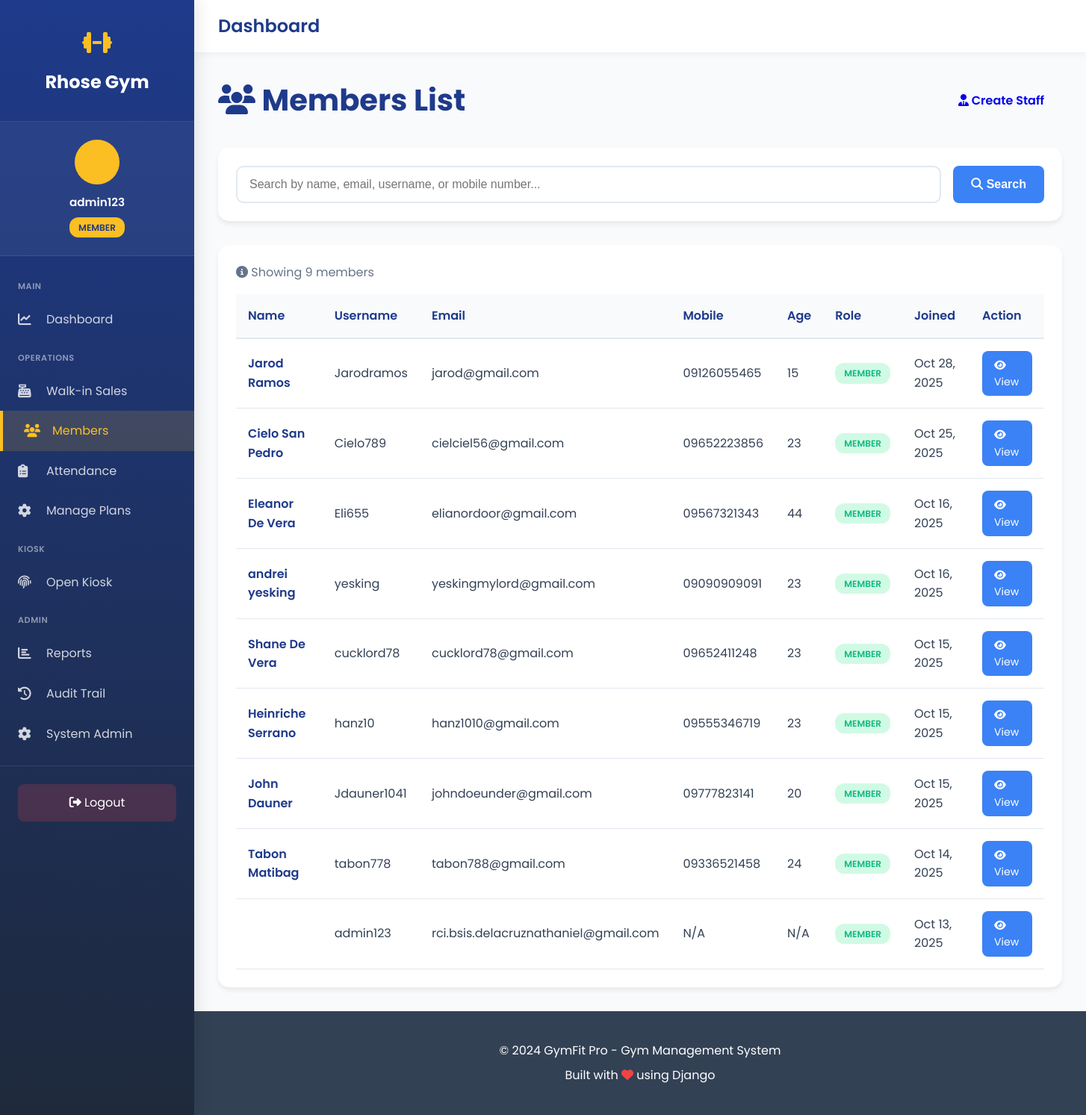
The app's page /members/ (signed in), older data.
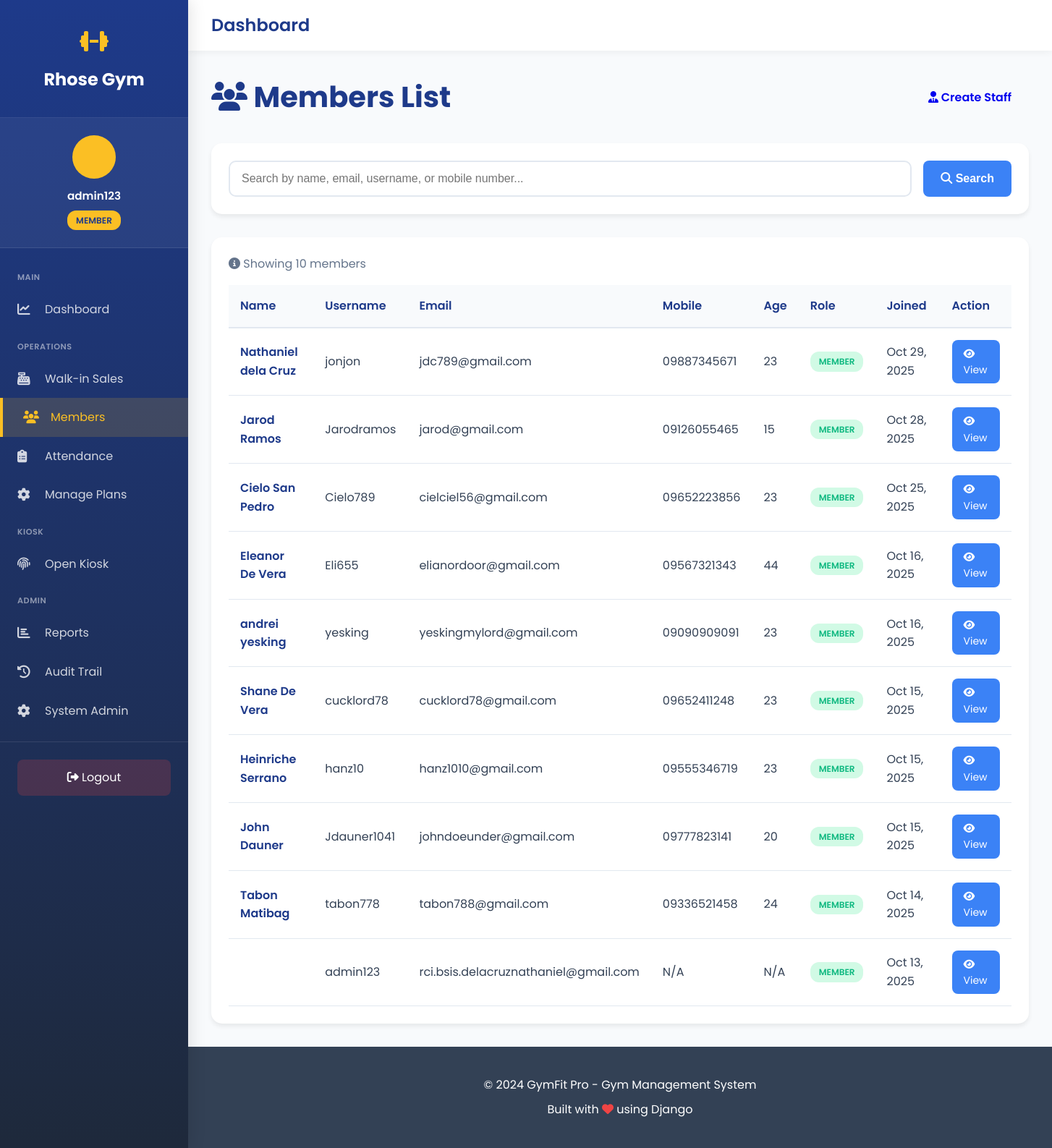
The same page, newer data.
### gym_app/models.py (models this page shows, shortened)
class User(AbstractUser):
    ROLE_CHOICES = [
        ('admin', 'Admin'),
        ('staff', 'Staff'),
        ('member', 'Member'),
    ]
    role = models.CharField(max_length=10, choices=ROLE_CHOICES, default='member')
    mobile_no = models.CharField(max_length=20, blank=True, null=True)
    address = models.TextField(blank=True, null=True)
    birthdate = models.DateField(blank=True, null=True)
    age = models.IntegerField(blank=True, null=True)
    kiosk_pin = models.CharField(
        max_length=6,
        blank=True,
        null=True,
        unique=True,
        help_text="6-digit PIN for kiosk check-in/out",
        verbose_name="Kiosk PIN"
    )
    created_at = models.DateTimeField(auto_now_add=True)
    updated_at = models.DateTimeField(auto_now=True)
    class Meta:
        db_table = 'users'
        verbose_name = 'User'
        verbose_name_plural = 'Users'
    def is_admin(self):
        return self.role == 'admin' or self.is_superuser
    def is_staff_or_admin(self):
        return self.role in ['admin', 'staff'] or self.is_superuser or self.is_staff

### gym_app/views.py (the view, shortened to what this page needs)
# urls.py: path('members/', views.members_list, name='members_list'),
@login_required
def members_list(request):
    if not request.user.is_staff_or_admin():
        messages.error(request, 'Access denied.')
        return redirect('dashboard')
    members = User.objects.filter(role='member').order_by('-date_joined')
    search_query = request.GET.get('search', '')
    context = {
        'members': members,
        'search_query': search_query,
    }
    return render(request, 'gym_app/members_list.html', context)

### templates/gym_app/members_list.html (shortened to what this page needs)
{% extends 'gym_app/base_sidebar.html' %}
{% block content %}
{% load static %}
<link rel="stylesheet" href="{% static 'gym_app/css/pages/members_list.css' %}">
<div class="page-header">
    <h1><i class="fas fa-users"></i> Members List</h1>
    {% if user.is_admin %}
    <a href="{% url 'create_staff' %}" class="btn btn-warning">
        <i class="fas fa-user-tie"></i> Create Staff
    </a>
    {% endif %}
</div>
<div class="search-box">
    <form method="get" action="{% url 'members_list' %}" class="search-form">
        <input
            type="text"
            name="search"
            class="search-input"
            placeholder="Search by name, email, username, or mobile number..."
            value="{{ search_query }}"
        >
        <button type="submit" class="btn btn-primary">
            <i class="fas fa-search"></i> Search
        </button>
    </form>
</div>
<div class="table-container">
    {% if members %}
    <p style="color: var(--gray); margin-bottom: 1rem;">
        <i class="fas fa-info-circle"></i>
        Showing {{ members.count }} member{{ members.count|pluralize }}
    </p>
    <table>
        <thead>
            <tr>
                <th>Name</th>
                <th>Username</th>
                <th>Email</th>
                <th>Mobile</th>
                <th>Age</th>
                <th>Role</th>
                <th>Joined</th>
                <th>Action</th>
            </tr>
        </thead>
        <tbody>
            {% for member in members %}
            <tr>
                <td class="member-name">{{ member.get_full_name }}</td>
                <td>{{ member.username }}</td>
                <td>{{ member.email }}</td>
                <td>{{ member.mobile_no|default:"N/A" }}</td>
                <td>{{ member.age|default:"N/A" }}</td>
                <td><span class="badge badge-member">{{ member.role }}</span></td>
                <td>{{ member.date_joined|date:"M d, Y" }}</td>
                <td>
                    <a href="{% url 'member_detail' member.id %}" class="btn-view">
                        <i class="fas fa-eye"></i> View
                    </a>
                </td>
            </tr>
            {% endfor %}
        </tbody>
    </table>
    {% endif %}
</div>
{% endblock %}

### templates/gym_app/base_sidebar.html (shortened to what this page needs)
<!DOCTYPE html>
<html lang="en">
<head>
    <link rel="stylesheet" href="https://cdnjs.cloudflare.com/ajax/libs/font-awesome/6.4.0/css/all.min.css">
</head>
<body class="has-sidebar">
    <aside class="sidebar" id="sidebar">
        <div class="sidebar-header">
            <div class="sidebar-logo">
                <i class="fas fa-dumbbell"></i>
            </div>
            <a href="{% url 'home' %}" class="sidebar-brand">Rhose Gym</a>
        </div>
        <div class="sidebar-user">
            <div class="sidebar-user-avatar">
            </div>
            <div class="sidebar-user-name">{{ user.get_full_name|default:user.username }}</div>
            <div style="text-align: center; margin-top: 0.5rem;">
                <span class="sidebar-user-role">{{ user.role }}</span>
            </div>
        </div>
            <nav class="sidebar-menu">
            <div class="sidebar-section">Main</div>
            <a href="{% url 'dashboard' %}" {% if request.path == '/dashboard/' %}class="active"{% endif %}>
                <i class="fas fa-chart-line"></i>
                <span>Dashboard</span>
            </a>
            <div class="sidebar-section">Operations</div>
            <a href="{% url 'walkin_purchase' %}" {% if 'walkin' in request.path %}class="active"{% endif %}>
                <i class="fas fa-cash-register"></i>
                <span>Walk-in Sales</span>
            </a>
            <a href="{% url 'members_list' %}" {% if 'members' in request.path %}class="active"{% endif %}>
                <i class="fas fa-users"></i>
                <span>Members</span>
            </a>
            <a href="{% url 'attendance_report' %}" {% if 'attendance' in request.path %}class="active"{% endif %}>
                <i class="fas fa-clipboard-list"></i>
                <span>Attendance</span>
            </a>
            <a href="{% url 'manage_plans' %}" {% if 'manage-plans' in request.path %}class="active"{% endif %}>
                <i class="fas fa-cog"></i>
                <span>Manage Plans</span>
            </a>
            <div class="sidebar-section">Kiosk</div>
            <a href="{% url 'kiosk_login' %}" target="_blank">
                <i class="fas fa-fingerprint"></i>
                <span>Open Kiosk</span>
            </a>
            {% if user.is_admin %}
            <div class="sidebar-section">Admin</div>
            <a href="{% url 'reports' %}" {% if 'reports' in request.path %}class="active"{% endif %}>
                <i class="fas fa-chart-bar"></i>
                <span>Reports</span>
            </a>
            <a href="{% url 'audit_trail' %}" {% if 'audit' in request.path %}class="active"{% endif %}>
                <i class="fas fa-history"></i>
                <span>Audit Trail</span>
            </a>
            <a href="/admin/" target="_blank">
                <i class="fas fa-cog"></i>
                <span>System Admin</span>
            </a>
            {% endif %}
        </nav>
        <div class="sidebar-footer">
            <a href="{% url 'logout' %}">
                <i class="fas fa-sign-out-alt"></i> Logout
            </a>
        </div>
    </aside>
    <div class="main-wrapper">
        <div class="top-navbar">
            <div class="top-navbar-left">
                <h1>{% block page_title %}Dashboard{% endblock %}</h1>
            </div>
        </div>
        <main class="main-content">
            {% block content %}{% endblock %}
        </main>
        <footer class="footer">
            <div class="container">
                <p>&copy; 2024 GymFit Pro - Gym Management System</p>
                <p>Built with <i class="fas fa-heart" style="color: var(--danger);"></i> using Django</p>
            </div>
        </footer>
    </div>
</body>
</html>

Row changes from the older to the newer data that the page shows:
added User: get_full_name "Nathaniel dela Cruz", username "jonjon", email "jdc789@gmail.com", mobile_no "09887345671", age "23", role "MEMBER", date_joined "Oct 29, 2025"
Text that changed along with them:
{{ members.count }}: "9" → "10"
